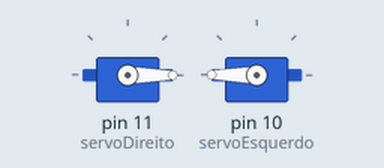
Bench run of a sketch on a simulated Arduino Uno, built with avr-gcc and run on an emulated ATmega328P. Parts: 2 × servo.

Above: at 0.05 s.
At 5.05 s:
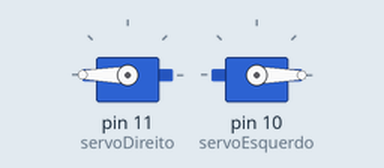
At 10.0 s:
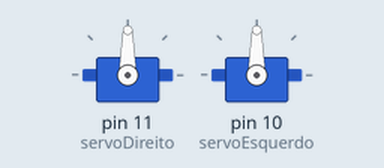
Timing chart, 0 to 13.0 s (numbered marks = the images above):
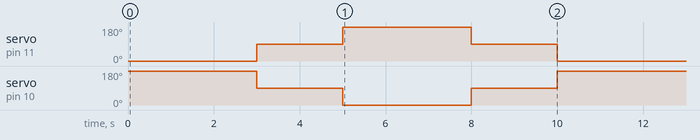

Measured:
- by itself, servo on pin 11 (servoDireito): repeats every 10.0 s: 180° 3.0 s, 90° 2.0 s, 0° 3.0 s, 90° 2.0 s
- by itself, servo on pin 10 (servoEsquerdo): repeats every 10.0 s: 0° 3.0 s, 90° 2.0 s, 180° 3.0 s, 90° 2.0 s

The sketch:

TestarMotores.ino
```cpp
#include <Servo.h>

Servo servoEsquerdo;
Servo servoDireito;

void setup() {

  servoDireito.attach(11);
  servoEsquerdo.attach(10);

}

void loop() {

  // Frente
  Serial.println("Frente");

  servoEsquerdo.write(180);
  servoDireito.write(0);

  delay(3000);

  // Parado
  Serial.println("Parado");

  servoEsquerdo.write(90);
  servoDireito.write(90);

  delay(2000);

  // Ré
  Serial.println("Re");

  servoEsquerdo.write(0);
  servoDireito.write(180);

  delay(3000);

  // Parado
  servoEsquerdo.write(90);
  servoDireito.write(90);

  delay(2000);
}
```
